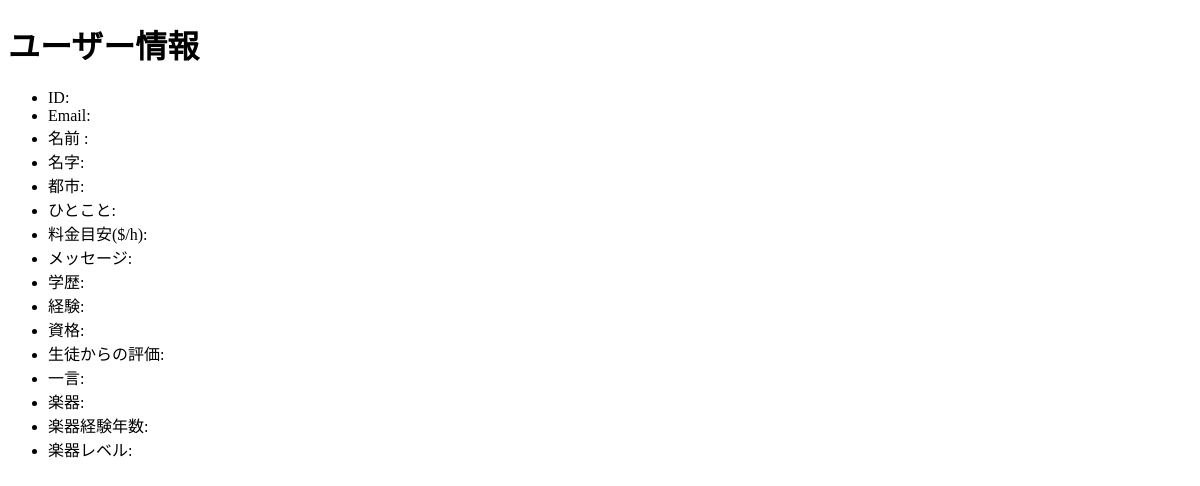
The app's page /music/43/detail/, older data.
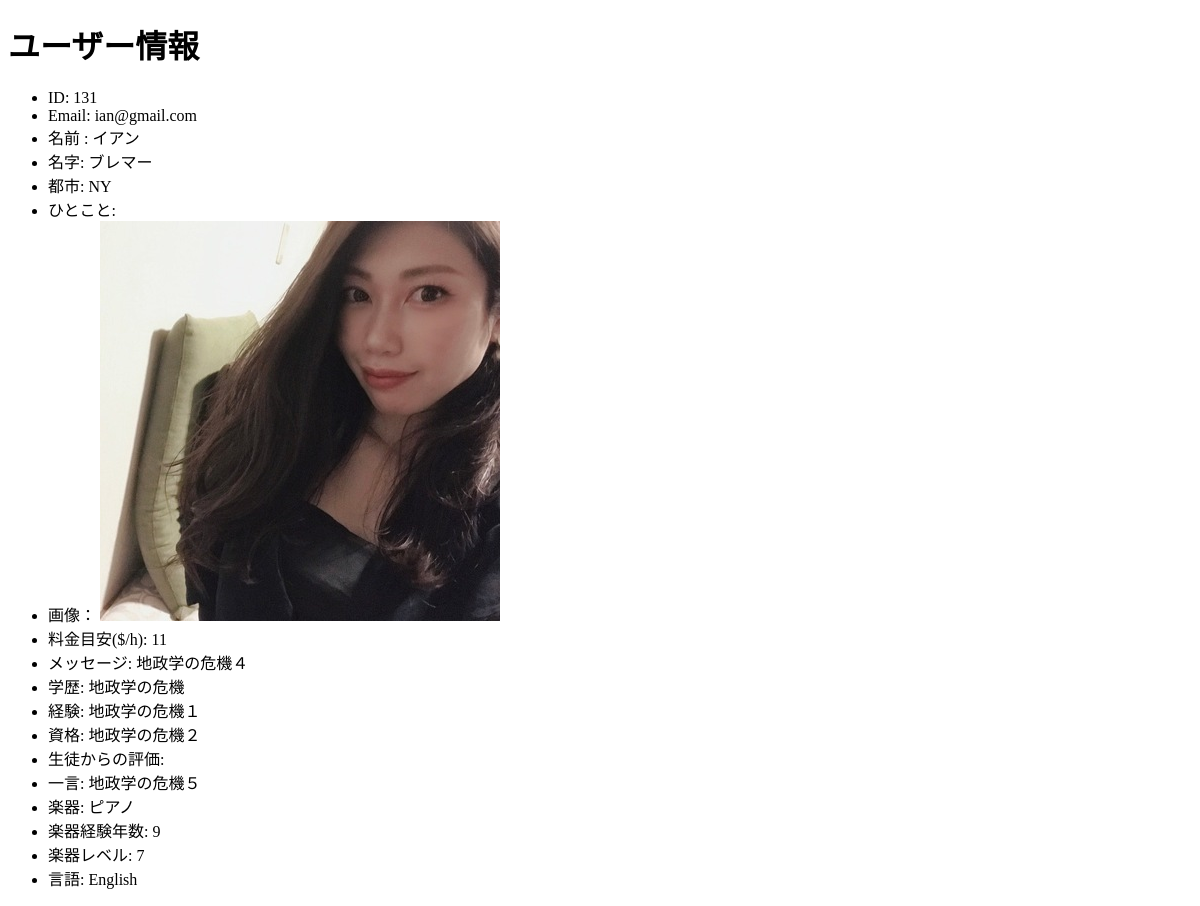
The same page, newer data.
### music/models.py (models this page shows, shortened)
class  Teacher(models.Model):
    movie = models.URLField(max_length=200, null=True, blank=True)
    fee = models.IntegerField( validators=[MinValueValidator(0), MaxValueValidator(100)] , null=True, blank=True)
    academic = models.TextField(max_length=500)
    experience = models.TextField(max_length=500)
    certificate = models.TextField(max_length=500)
    reputation = models.TextField(max_length=500, null=True, blank=True)
    message = models.TextField(max_length=500)
    oneword = models.TextField(max_length=500)
    lang = models.ManyToManyField(language, blank=True)
    pic = models.ForeignKey(teacher_picture, on_delete=models.CASCADE, null=True, blank=True)
    user_id = models.ForeignKey(User, on_delete=models.CASCADE, verbose_name='email',default="9999")
    teaching_inst   = models.ForeignKey(instrument, related_name="teaching_inst", on_delete=models.CASCADE, null=True, blank=True)
    year = models.IntegerField(null=True, blank=True)
    revel = models.IntegerField(null=True, blank=True)

class instrument(models.Model):
    inst_name = models.CharField(max_length=50)

class language(models.Model):
    language_name =  models.CharField(max_length=20)

### accounts/models.py (models this page shows, shortened)
class User(AbstractBaseUser, PermissionsMixin):
    email = models.EmailField(_('email address'), unique=True)
    first_name = models.CharField(_('first name'), max_length=30, blank=True)
    last_name = models.CharField(_('last name'), max_length=30, blank=True)
    city = models.CharField(_('city'), max_length=20, blank=True)
    introduction = models.TextField(_('introduction'), blank=True)
    image = models.ImageField(_('image'), blank=True, null=True)
    is_musician = models.BooleanField(verbose_name="音楽家である",default=False)
    is_staff = models.BooleanField(
        _('staff status'),
        default=False,
        help_text=_(
            'Designates whether the user can log into this admin site.'),
    )
    is_active = models.BooleanField(
        _('active'),
        default=True,
        help_text=_(
            'Designates whether this user should be treated as active. '
            'Unselect this instead of deleting accounts.'
        ),
    )
    date_joined = models.DateTimeField(_('date joined'), default=timezone.now)
    objects = UserManager()
    EMAIL_FIELD = 'email'
    USERNAME_FIELD = 'email'
    REQUIRED_FIELDS = []
    class Meta:
        verbose_name = _('user')
        verbose_name_plural = _('users')

### music/views.py (the view)
# urls.py: path('music/<int:pk>/detail/', views.DetailMusicView.as_view(),name='detail-music'),
class DetailMusicView(View):
    def get(self, request, pk, *args, **kwargs):
        context = {}
        context["teacher"]  = Teacher.objects.filter(id=pk).first()
        return render(request,"music/music_detail.html" ,context)

### music/templates/music/music_detail.html (shortened to what this page needs)
<!DOCTYPE html>
<html lang='ja'>
<head>
</head>
<body>
    <h1>ユーザー情報</h1>
    <ul>
        <li>ID: {{ teacher.user_id.id  }}</li>
        <li>Email:  {{ teacher.user_id.email }}</li>
        <li>名前 : {{ teacher.user_id.first_name }}</li>
        <li>名字: {{ teacher.user_id.last_name }}</li>
        <li>都市: {{ teacher.user_id.city }}</li>
        <li>ひとこと: {{ teachrt.user_id.introduction }}</li>
        {% if teacher.user_id.image.url %}
        <li>画像： <img src="{{teacher.user_id.image.url}}" alt=""></li>
        {% endif %}
        <li>料金目安($/h): {{ teacher.fee }}</li>
        <li>メッセージ: {{ teacher.message }}</li>
        <li>学歴: {{ teacher.academic }}</li>
        <li>経験: {{ teacher.experience }}</li>
        <li>資格: {{ teacher.certificate }}</li>
        <li>生徒からの評価: {{ request.reputation }}</li>
        <li>一言: {{ teacher.oneword }}</li>
        <li>楽器: {{ teacher.teaching_inst.inst_name }}</li>
        <li>楽器経験年数: {{ teacher.year }}</li>
        <li>楽器レベル: {{ teacher.revel }}</li>
        {% for lang in teacher.lang.all %}
          <li>言語: {{ lang.language_name }}</li>
          {% endfor %}
    </ul>
  </body>
  </html>

Row changes from the older to the newer data that the page shows:
added Teacher: user_id.id "131", user_id.email "ian@gmail.com", user_id.first_name "イアン", user_id.last_name "ブレマー", user_id.city "NY", user_id.image (picture), fee "11", message "地政学の危機４", academic "地政学の危機", experience "地政学の危機１", certificate "地政学の危機２", oneword "地政学の危機５", teaching_inst.inst_name "ピアノ", year "9", revel "7"
now on this page (row unchanged): language: language_name "English"
Text that changed along with them:
text now shown: "画像："
